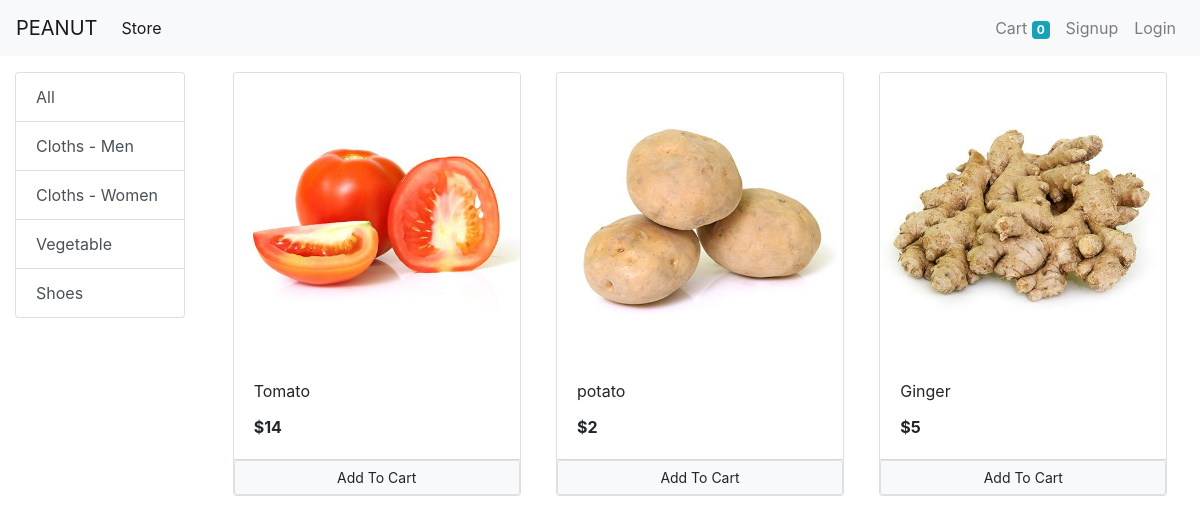
Screenshot of /?category=3 with the database file from the repository.
### store/models/category.py (models this page shows, shortened)
class Category(models.Model):
    name = models.CharField(max_length=20)
    @staticmethod
    def get_all_categories():
        return Category.objects.all()

### store/models/product.py (models this page shows, shortened)
class Product(models.Model):
    name = models.CharField(max_length=50)
    price= models.IntegerField(default=0)
    category = models.ForeignKey(Category, on_delete=models.CASCADE, default=1)
    description = models.CharField(max_length=200, default='', null=True, blank=True)
    image = models.ImageField(upload_to='uploads/products/')
    @staticmethod
    def get_all_products_by_category_id(category_id):
        if category_id:
            return Product.objects.filter(category = category_id)
        else:
            return Product.get_all_products()

### store/views/home.py (the view, shortened to what this page needs)
# urls.py: path('', home.Index.as_view(), name='index'),
class Index(View):
    def get(self, request):
        cart = request.session.get('cart')
        if not cart:
            request.session.cart = {}
        products = None
        categories = Category.get_all_categories()
        categoryID = request.GET.get('category')
        if categoryID:
            products = Product.get_all_products_by_category_id(categoryID)
        else:
            products = Product.get_all_products()
        data = {}
        data['products'] = products
        data['categories'] = categories
        return render(request, 'index.html', data)

### store/templatetags/cart.py (called while the page is built)
@register.filter(name='is_in_cart')
def is_in_cart(product, cart):
    for id in cart.keys():
        if int(id) == product.id:
            return True
    return False

### store/templates/index.html (shortened to what this page needs)
{% extends "base.html" %}
{% block content %}
{% load cart %}
<div class="container-fluid mt-3">
   <div class="row">
    <div class="col-lg-2 mx-auto">
      <div class="list-group">
        <a href="/" class="list-group-item
         list-group-item-action">All</a>
        {% for category in categories %}
        <a href="/?category={{ category.id }}" class="list-group-item
         list-group-item-action">{{ category.name }}</a>
         {% endfor %}
      </div>
    </div>
     <div id = 'products' class='col-lg-10 mx-auto'>
      <div class="row mx-auto">
        {% for product in products %}
      <div class="card mx-auto mb-3" style="width: 18rem;" id={{ product.id }}>
        <img src="{{ product.image.url }}" class="card-img-top" alt="...">
        <div class="card-body">
          <p class="card-title">{{ product.name }}</p>
          <p class="card-text"><b>${{ product.price }}</b></p>
        </div>
        <div class="card-footer p-0">
          {% if product|is_in_cart:request.session.cart %}
          <div class="row no-gutters">
            <form action="/#{{ product.id }}" class="col-2" method="POST">{% csrf_token %}
              <input hidden type="text" name="product" value="{{ product.id }}">
              <input hidden type="text" name="remove" value=True>
              <input type="submit" value=" - " class="btn border btn-block btn-light"">
            </form>
            <div class = "text-center col">{{ product|cart_quantity:request.session.cart }} in cart</div>
            <form action="/#{{ product.id }}" class="col-2" method="POST">{% csrf_token %}
              <input hidden type="text" name="product" value="{{ product.id }}">
              <input type="submit" value=" + " class="btn border btn-block btn-light">
            </form>
          </div>
          {% else %}
          <form action="/#{{ product.id }}" method="POST" class="btn-block">
            <input type='submit' class="float-right btn btn-light border btn-sm form-control" value="Add To Cart">
          </form>
          {% endif %}
        </div>
      </div>
    {% endfor %}
      </div>
     </div>
  </div>
{% endblock %}

### rows the page displays
Category: name "Cloths - Men"
Category: name "Cloths - Women"
Category: name "Vegetable"
Category: name "Shoes"
Product: image (picture), name "Tomato", price "14"
Product: image (picture), name "potato", price "2"
Product: image (picture), name "Ginger", price "5"

### other values shown
{{ request.session.cart.keys|length }} "0"
